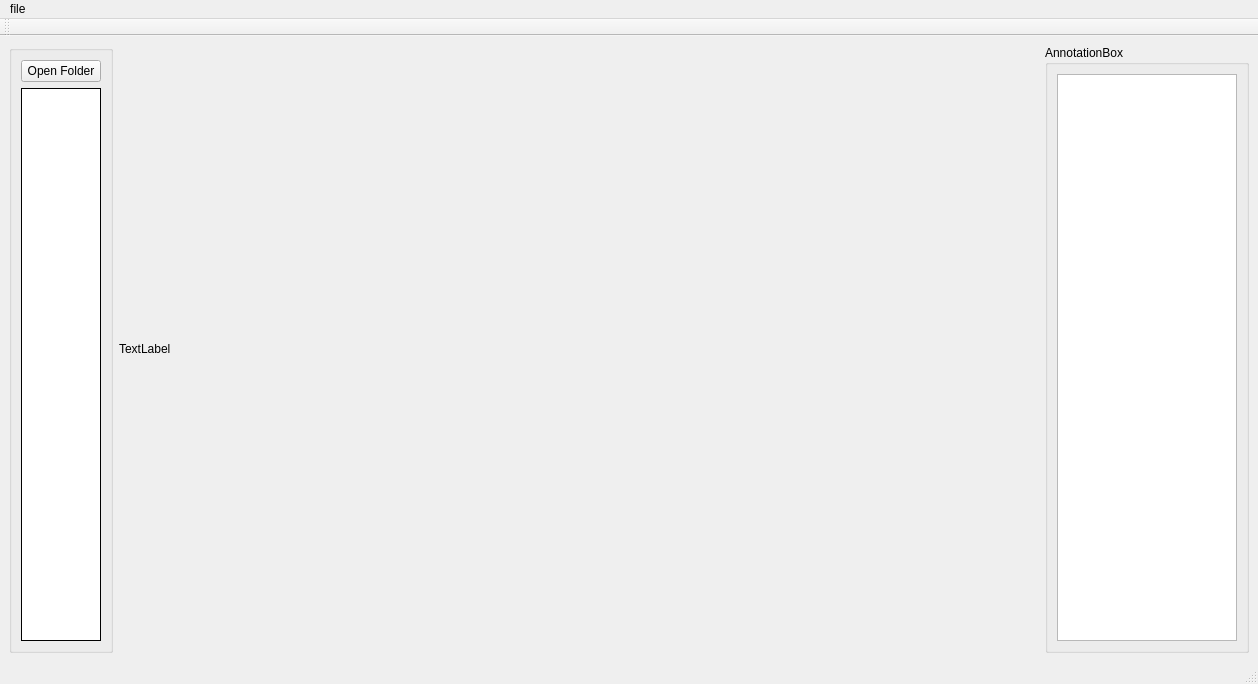
<?xml version="1.0" encoding="UTF-8"?>
<ui version="4.0">
 <class>MainWindow</class>
 <widget class="QMainWindow" name="MainWindow">
  <property name="geometry">
   <rect>
    <x>0</x>
    <y>0</y>
    <width>1258</width>
    <height>684</height>
   </rect>
  </property>
  <property name="windowTitle">
   <string>MainWindow</string>
  </property>
  <widget class="QWidget" name="centralwidget">
   <layout class="QHBoxLayout" name="horizontalLayout_3" stretch="1,9,2">
    <item>
     <widget class="QGroupBox" name="groupBox_2">
      <property name="title">
       <string/>
      </property>
      <layout class="QVBoxLayout" name="verticalLayout" stretch="0,0">
       <item>
        <widget class="QPushButton" name="open_folder">
         <property name="text">
          <string>Open Folder</string>
         </property>
        </widget>
       </item>
       <item>
        <widget class="QListWidget" name="qlist_images">
         <property name="styleSheet">
          <string notr="true">background-color:white</string>
         </property>
         <property name="frameShape">
          <enum>QFrame::Box</enum>
         </property>
         <property name="frameShadow">
          <enum>QFrame::Plain</enum>
         </property>
         <property name="layoutMode">
          <enum>QListView::Batched</enum>
         </property>
         <property name="batchSize">
          <number>20</number>
         </property>
        </widget>
       </item>
      </layout>
     </widget>
    </item>
    <item>
     <widget class="QLabel" name="qlabel_image">
      <property name="text">
       <string>TextLabel</string>
      </property>
      <property name="scaledContents">
       <bool>false</bool>
      </property>
     </widget>
    </item>
    <item>
     <widget class="QGroupBox" name="groupBox">
      <property name="title">
       <string>AnnotationBox</string>
      </property>
      <layout class="QHBoxLayout" name="horizontalLayout_2">
       <item>
        <widget class="QListWidget" name="list_widget"/>
       </item>
      </layout>
     </widget>
    </item>
   </layout>
  </widget>
  <widget class="QMenuBar" name="menubar">
   <property name="geometry">
    <rect>
     <x>0</x>
     <y>0</y>
     <width>1258</width>
     <height>21</height>
    </rect>
   </property>
   <widget class="QMenu" name="menufile">
    <property name="title">
     <string>file </string>
    </property>
   </widget>
   <addaction name="menufile"/>
  </widget>
  <widget class="QStatusBar" name="statusbar"/>
  <widget class="QToolBar" name="toolBar">
   <property name="windowTitle">
    <string>toolBar</string>
   </property>
   <attribute name="toolBarArea">
    <enum>TopToolBarArea</enum>
   </attribute>
   <attribute name="toolBarBreak">
    <bool>false</bool>
   </attribute>
  </widget>
  <action name="actionzoom">
   <property name="text">
    <string>zoom </string>
   </property>
  </action>
 </widget>
 <resources/>
 <connections>
  <connection>
   <sender>open_folder</sender>
   <signal>clicked()</signal>
   <receiver>MainWindow</receiver>
   <slot>selectDir()</slot>
   <hints>
    <hint type="sourcelabel">
     <x>54</x>
     <y>79</y>
    </hint>
    <hint type="destinationlabel">
     <x>7</x>
     <y>70</y>
    </hint>
   </hints>
  </connection>
  <connection>
   <sender>qlist_images</sender>
   <signal>itemClicked(QListWidgetItem*)</signal>
   <receiver>MainWindow</receiver>
   <slot>item_click()</slot>
   <hints>
    <hint type="sourcelabel">
     <x>39</x>
     <y>119</y>
    </hint>
    <hint type="destinationlabel">
     <x>1</x>
     <y>101</y>
    </hint>
   </hints>
  </connection>
 </connections>
 <slots>
  <slot>item_click()</slot>
  <slot>selectDir()</slot>
  <slot>onListItemClick()</slot>
 </slots>
</ui>
